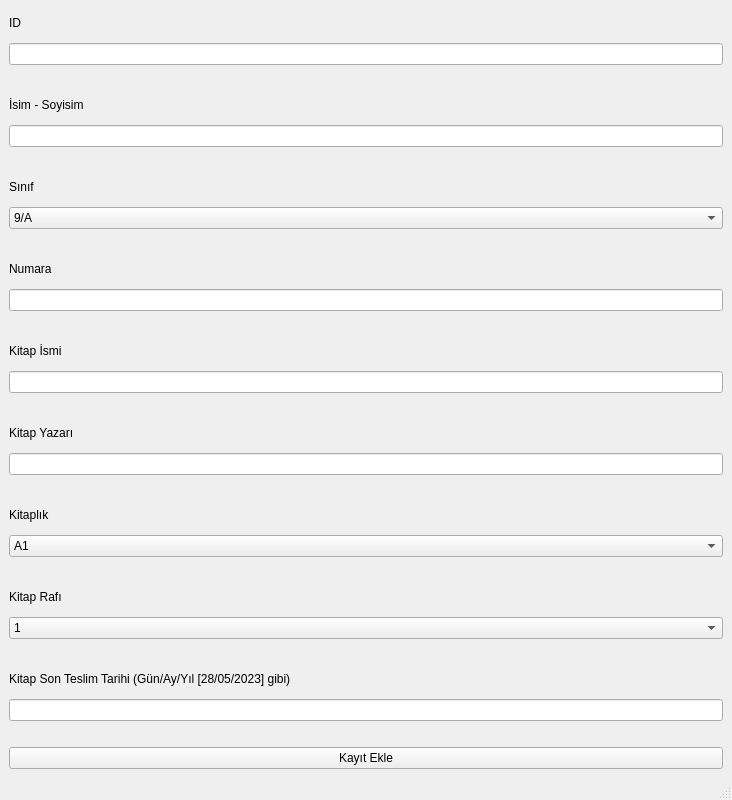
<?xml version="1.0" encoding="UTF-8"?>
<ui version="4.0">
 <class>MainWindow</class>
 <widget class="QMainWindow" name="MainWindow">
  <property name="geometry">
   <rect>
    <x>0</x>
    <y>0</y>
    <width>732</width>
    <height>800</height>
   </rect>
  </property>
  <property name="minimumSize">
   <size>
    <width>700</width>
    <height>800</height>
   </size>
  </property>
  <property name="windowTitle">
   <string>Kayıt Ekle</string>
  </property>
  <widget class="QWidget" name="centralwidget">
   <layout class="QGridLayout" name="gridLayout">
    <item row="2" column="0">
     <widget class="QPushButton" name="btnKayitEkle">
      <property name="text">
       <string>Kayıt Ekle</string>
      </property>
     </widget>
    </item>
    <item row="0" column="0">
     <layout class="QVBoxLayout" name="verticalLayout">
      <item>
       <widget class="QLabel" name="id_label">
        <property name="text">
         <string>ID</string>
        </property>
       </widget>
      </item>
      <item>
       <widget class="QLineEdit" name="id_lineEdit"/>
      </item>
      <item>
       <spacer name="horizontalSpacer">
        <property name="orientation">
         <enum>Qt::Horizontal</enum>
        </property>
        <property name="sizeHint" stdset="0">
         <size>
          <width>40</width>
          <height>20</height>
         </size>
        </property>
       </spacer>
      </item>
      <item>
       <widget class="QLabel" name="isim_soyisim_label">
        <property name="text">
         <string>İsim - Soyisim</string>
        </property>
       </widget>
      </item>
      <item>
       <widget class="QLineEdit" name="isim_soyisim_lineEdit"/>
      </item>
      <item>
       <spacer name="horizontalSpacer_2">
        <property name="orientation">
         <enum>Qt::Horizontal</enum>
        </property>
        <property name="sizeHint" stdset="0">
         <size>
          <width>40</width>
          <height>20</height>
         </size>
        </property>
       </spacer>
      </item>
      <item>
       <widget class="QLabel" name="sinif_label">
        <property name="text">
         <string>Sınıf</string>
        </property>
       </widget>
      </item>
      <item>
       <widget class="QComboBox" name="sinif_comboBox">
        <item>
         <property name="text">
          <string>9/A</string>
         </property>
        </item>
        <item>
         <property name="text">
          <string>9/B</string>
         </property>
        </item>
        <item>
         <property name="text">
          <string>9/C</string>
         </property>
        </item>
        <item>
         <property name="text">
          <string>9/D</string>
         </property>
        </item>
        <item>
         <property name="text">
          <string>9/E</string>
         </property>
        </item>
        <item>
         <property name="text">
          <string>10/A</string>
         </property>
        </item>
        <item>
         <property name="text">
          <string>10/B</string>
         </property>
        </item>
        <item>
         <property name="text">
          <string>10/C</string>
         </property>
        </item>
        <item>
         <property name="text">
          <string>10/D</string>
         </property>
        </item>
        <item>
         <property name="text">
          <string>10/E</string>
         </property>
        </item>
        <item>
         <property name="text">
          <string>11/A</string>
         </property>
        </item>
        <item>
         <property name="text">
          <string>11/B</string>
         </property>
        </item>
        <item>
         <property name="text">
          <string>11/C</string>
         </property>
        </item>
        <item>
         <property name="text">
          <string>11/D</string>
         </property>
        </item>
        <item>
         <property name="text">
          <string>11/E</string>
         </property>
        </item>
        <item>
         <property name="text">
          <string>12/A</string>
         </property>
        </item>
        <item>
         <property name="text">
          <string>12/B</string>
         </property>
        </item>
        <item>
         <property name="text">
          <string>12/C</string>
         </property>
        </item>
        <item>
         <property name="text">
          <string>12/D</string>
         </property>
        </item>
        <item>
         <property name="text">
          <string>12/E</string>
         </property>
        </item>
        <item>
         <property name="text">
          <string>Öğretmen</string>
         </property>
        </item>
       </widget>
      </item>
      <item>
       <spacer name="horizontalSpacer_3">
        <property name="orientation">
         <enum>Qt::Horizontal</enum>
        </property>
        <property name="sizeHint" stdset="0">
         <size>
          <width>40</width>
          <height>20</height>
         </size>
        </property>
       </spacer>
      </item>
      <item>
       <widget class="QLabel" name="numara_label">
        <property name="text">
         <string>Numara</string>
        </property>
       </widget>
      </item>
      <item>
       <widget class="QLineEdit" name="numara_lineEdit"/>
      </item>
      <item>
       <spacer name="horizontalSpacer_4">
        <property name="orientation">
         <enum>Qt::Horizontal</enum>
        </property>
        <property name="sizeHint" stdset="0">
         <size>
          <width>40</width>
          <height>20</height>
         </size>
        </property>
       </spacer>
      </item>
      <item>
       <widget class="QLabel" name="kitap_ismi_label">
        <property name="text">
         <string>Kitap İsmi</string>
        </property>
       </widget>
      </item>
      <item>
       <widget class="QLineEdit" name="kitap_ismi_lineEdit"/>
      </item>
      <item>
       <spacer name="horizontalSpacer_5">
        <property name="orientation">
         <enum>Qt::Horizontal</enum>
        </property>
        <property name="sizeHint" stdset="0">
         <size>
          <width>40</width>
          <height>20</height>
         </size>
        </property>
       </spacer>
      </item>
      <item>
       <widget class="QLabel" name="kitap_yazari_label">
        <property name="text">
         <string>Kitap Yazarı</string>
        </property>
       </widget>
      </item>
      <item>
       <widget class="QLineEdit" name="kitap_yazari_lineEdit"/>
      </item>
      <item>
       <spacer name="horizontalSpacer_6">
        <property name="orientation">
         <enum>Qt::Horizontal</enum>
        </property>
        <property name="sizeHint" stdset="0">
         <size>
          <width>40</width>
          <height>20</height>
         </size>
        </property>
       </spacer>
      </item>
      <item>
       <widget class="QLabel" name="kitaplik_label">
        <property name="text">
         <string>Kitaplık</string>
        </property>
       </widget>
      </item>
      <item>
       <widget class="QComboBox" name="kitaplik_comboBox">
        <item>
         <property name="text">
          <string>A1</string>
         </property>
        </item>
        <item>
         <property name="text">
          <string>A2</string>
         </property>
        </item>
        <item>
         <property name="text">
          <string>A3</string>
         </property>
        </item>
        <item>
         <property name="text">
          <string>A4</string>
         </property>
        </item>
        <item>
         <property name="text">
          <string>A5</string>
         </property>
        </item>
        <item>
         <property name="text">
          <string>A6</string>
         </property>
        </item>
        <item>
         <property name="text">
          <string>A7</string>
         </property>
        </item>
        <item>
         <property name="text">
          <string>A8</string>
         </property>
        </item>
        <item>
         <property name="text">
          <string>A9</string>
         </property>
        </item>
        <item>
         <property name="text">
          <string>A10</string>
         </property>
        </item>
        <item>
         <property name="text">
          <string>B1</string>
         </property>
        </item>
        <item>
         <property name="text">
          <string>B2</string>
         </property>
        </item>
        <item>
         <property name="text">
          <string>B3</string>
         </property>
        </item>
        <item>
         <property name="text">
          <string>B4</string>
         </property>
        </item>
        <item>
         <property name="text">
          <string>B5</string>
         </property>
        </item>
        <item>
         <property name="text">
          <string>B6</string>
         </property>
        </item>
        <item>
         <property name="text">
          <string>B7</string>
         </property>
        </item>
        <item>
         <property name="text">
          <string>B8</string>
         </property>
        </item>
        <item>
         <property name="text">
          <string>B9</string>
         </property>
        </item>
        <item>
         <property name="text">
          <string>B10</string>
         </property>
        </item>
       </widget>
      </item>
      <item>
       <spacer name="horizontalSpacer_7">
        <property name="orientation">
         <enum>Qt::Horizontal</enum>
        </property>
        <property name="sizeHint" stdset="0">
         <size>
          <width>40</width>
          <height>20</height>
         </size>
        </property>
       </spacer>
      </item>
      <item>
       <widget class="QLabel" name="kitap_rafi_label">
        <property name="text">
         <string>Kitap Rafı</string>
        </property>
       </widget>
      </item>
      <item>
       <widget class="QComboBox" name="kitap_rafi_comboBox">
        <item>
         <property name="text">
          <string>1</string>
         </property>
        </item>
        <item>
         <property name="text">
          <string>2</string>
         </property>
        </item>
        <item>
         <property name="text">
          <string>3</string>
         </property>
        </item>
        <item>
         <property name="text">
          <string>4</string>
         </property>
        </item>
       </widget>
      </item>
      <item>
       <spacer name="horizontalSpacer_8">
        <property name="orientation">
         <enum>Qt::Horizontal</enum>
        </property>
        <property name="sizeHint" stdset="0">
         <size>
          <width>40</width>
          <height>20</height>
         </size>
        </property>
       </spacer>
      </item>
      <item>
       <widget class="QLabel" name="kitap_son_teslim_tarihi_label">
        <property name="text">
         <string>Kitap Son Teslim Tarihi (Gün/Ay/Yıl [28/05/2023] gibi)</string>
        </property>
       </widget>
      </item>
      <item>
       <widget class="QLineEdit" name="kitap_son_teslim_tarihi_lineEdit"/>
      </item>
     </layout>
    </item>
    <item row="1" column="0">
     <spacer name="horizontalSpacer_9">
      <property name="orientation">
       <enum>Qt::Horizontal</enum>
      </property>
      <property name="sizeHint" stdset="0">
       <size>
        <width>40</width>
        <height>20</height>
       </size>
      </property>
     </spacer>
    </item>
   </layout>
  </widget>
  <widget class="QStatusBar" name="statusbar"/>
 </widget>
 <resources/>
 <connections/>
</ui>
